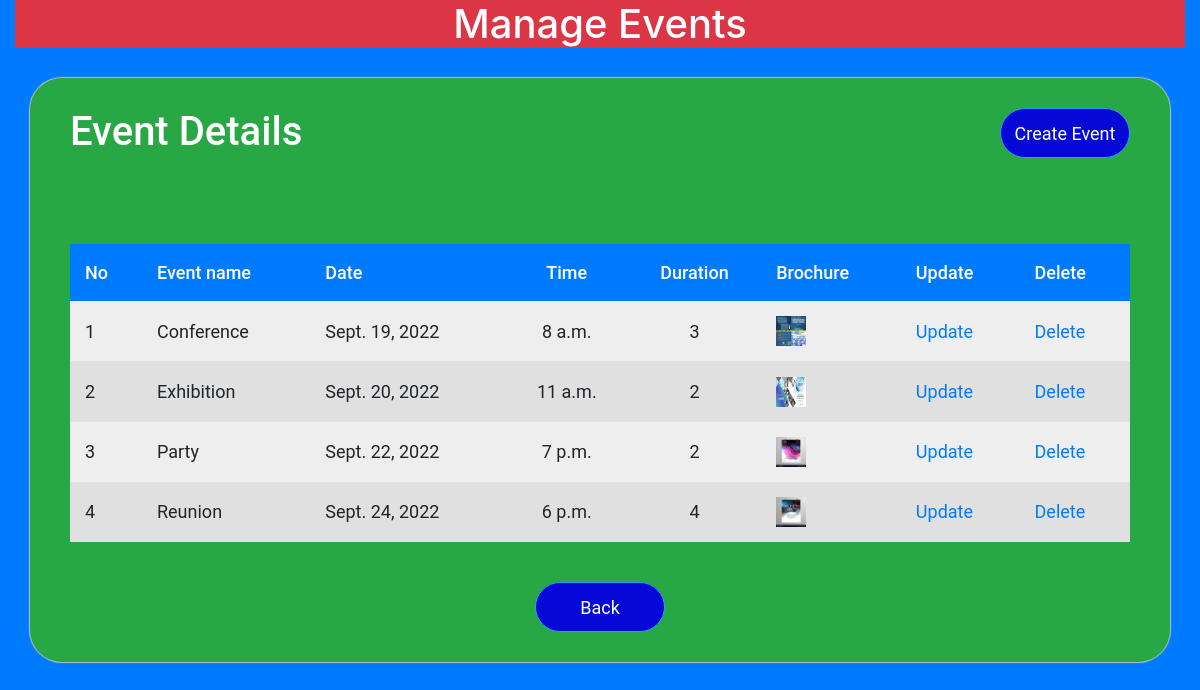
The page /scm/admin_event on the database its author committed.
### scmapp/models.py (models this page shows)
class Event(models.Model):
    eid = models.AutoField(primary_key=True)
    name = models.CharField(max_length=20)
    date = models.DateField()
    time = models.TimeField()
    duration = models.IntegerField()
    image = models.ImageField(upload_to=filepath, null=True, blank=True)

### scmapp/views.py (the view)
def admin_event(request):
    event = Event.objects.all()
    data = {'event':event}
    if 'event_status' in request.session:
        data['status'] = request.session.get('event_status')
    return render(request,'admin_event.html',context=data)

### SCM/event_scheduling_site/templates/admin_event.html (shortened to what this page needs)
<!DOCTYPE html>
{% load static %}
<html>
<head>
  <link rel="stylesheet" href="https://stackpath.bootstrapcdn.com/bootstrap/4.4.1/css/bootstrap.min.css">
  <link rel="stylesheet" href="{% static 'css/admin_event.css' %}">
</head>
<body class="bg-primary">
<div class="container-fluid header text-center">
  <h1 class="bg-danger" style="color: white;">Manage Events</h1>
</div>
<div class="container box bg-success">
  <a href="add_event.php"><button style="float:right;">Create Event</button></a>
  <h1 style="color: white;">Event Details<h1></h1><br>
  <table>
    <tr class="bg-primary" style="color: white;">
      <td>No</td>
      <td>Event name</td>
      <td>Date</td>
      <td>Time</td>
      <td>Duration</td>
      <td>Brochure</td>
      <td>Update</td>
      <td>Delete</td>
    </tr>
    {% for e in event %}
      <tr>
        <td>{{ forloop.counter }}</td>
        <td>{{ e.name}}</td>
        <td>{{ e.date }}</td>
        <td>{{ e.time }}</td>
        <td>{{ e.duration }}</td>
        {% if e.image %}
        <td>
          <a href="{{e.image.url}}" target="_blank">
          <img src = "{{e.image.url}}" alt="">
          </a>
        </td>
        {% else %}
        <td>
          <a href="{% static 'res/event.jpeg'%}" target="_blank">
          <img src = "{% static 'res/event.jpeg'%}" alt="">
        </a>
        </td>
        {% endif %}
        <td><a href="{% url 'scmapp:update_event' id=e.eid %}">Update</a></td>
        <td><a href="{% url 'scmapp:db_delete_event' id=e.eid %}">Delete</a></td>
      </tr>
    {% empty %}
      <tr>
        <td colspan="7" align="center">No Events</td>
      </tr>
    {% endfor %}
  </table>
  <div class="footer">
    <a href="{% url 'scmapp:admin_home' %}"><button>Back</button></a>
  </div>
</div>
</body>
</html>

### static/css/admin_event.css (style rules this page uses)
body { background-color: #e6e6e6; }
.header { margin: 30 0px 0px 0px; font-size: 28px; }
.container { width: 100%; }
.box { margin-top: 30px; margin-bottom: 50px; background-color: #fafafa; font-family: 'Roboto'; font-size: 20px; padding: 30px 40px 30px 40px; border-radius: 32px; -webkit-box-shadow:0px 0px 1px 1px #bdbdbd; }
.box button { width: 130px; height: 50px; margin: 0px; background-color: rgb(6, 9, 214); outline: none; border:1.5px solid #2f9cf1; border-radius: 64px; font-size: 18px; color:#fefeff; }
.box table { margin:50px 0px 0px 0px; width:100%; }
.box td { padding:15px; }
.box tr { font-size: 18px; }
img { height: 30px; width: 30px; }
.box tr:nth-child(1) { font-size: 18px; font-weight: 500; background-color: #a9a9a9; }
.box tr:nth-child(even) { background-color: #eeeeee; }
.box tr:nth-child(odd) { background-color: #e0e0e0; }
.box td:nth-child(4) { text-align: center; }
.box td:nth-child(5) { text-align: center; }
.footer { margin:40px 0px 0px 0px; height: 50px; text-align: center; }

### rows shown on the page
Event: name "Conference", date "Sept. 19, 2022", time "8 a.m.", duration "3", image (picture)
Event: name "Exhibition", date "Sept. 20, 2022", time "11 a.m.", duration "2", image (picture)
Event: name "Party", date "Sept. 22, 2022", time "7 p.m.", duration "2", image (picture)
Event: name "Reunion", date "Sept. 24, 2022", time "6 p.m.", duration "4", image (picture)
